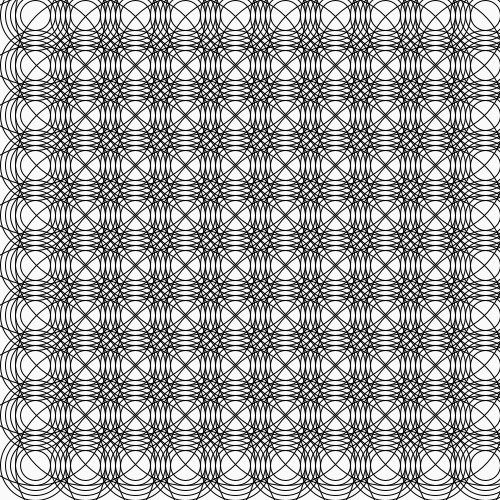
Frame 1 (no input)
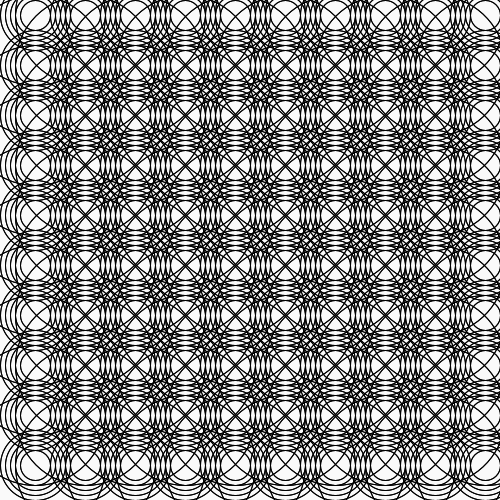
Frame 2 (the mouse pressed at the canvas centre, redrawn once)

The Processing sketch that drew these frames (run headless with seeded random() and noise(); the mouse was pressed at the canvas centre and the sketch redrawn once):

// Processing sketch: processing_80478
// ── processing_80478.pde

void setup()
{
  size(500,500);
  background(250);  
}


void draw ()
{
  //Width sert à répéter une ligne horizontalement
 for (int posX = 35; posX < width; posX = posX+50)
{
  //Height sert à répéter une ligne verticalement
  for (int posY = 15; posY < height; posY = posY+50)
  {
    //Pas de remplissage
    noFill();
    ellipse(posX, posY, 140, 140);
    ellipse(posX, posY, 70, 70);
    ellipse(posX, posY, 60, 60);
    ellipse(posX, posY, 50, 50);
    ellipse(posX, posY, 40, 40);
    ellipse(posX, posY, 30, 30);
  }
  
}
  
 noLoop(); 
}
